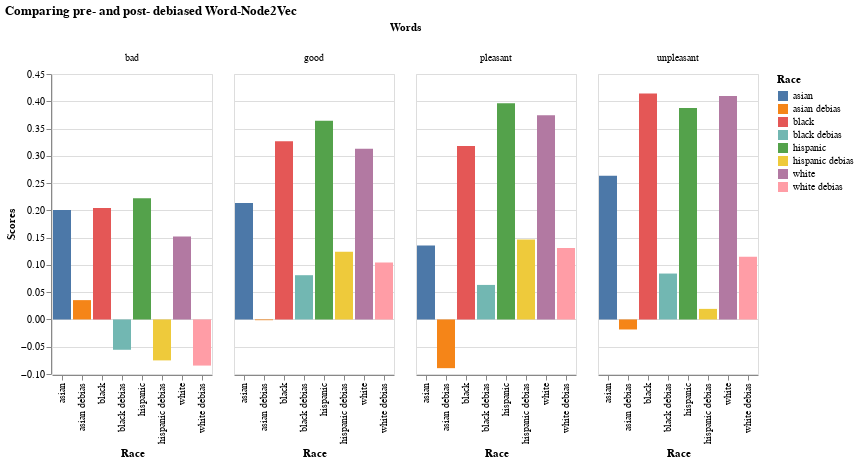

Notebook code cell kept with this figure:
### Code cell
race_sim_WN2V_all = attr_target_simScores_oneTable(Word_node2Vec,
                                                     Word_node2Vec_debias,
                                                     race,
                                                     'Race',
                                                     sentiment,
                                                     'Sentiment')

sim_eval_plot(race_sim_WN2V_all,
              x_alt= 'Race:N',
              y_alt= 'Scores:Q',
              color_alt= 'Race:N',
              column_alt= 'Words:N',
              title_string= 'Comparing pre- and post- debiased Word-Node2Vec'
)

### Figure 1 — Vega-Lite specification as saved in the notebook (floating-point values rounded to 4 significant figures)
{"config": {"view": {"continuousWidth": 400, "continuousHeight": 300}}, "data": {"name": "data-8ca4ee621720b1c42b8c5a2f1729401f"}, "mark": "bar", "encoding": {"color": {"type": "nominal", "field": "Race"}, "column": {"type": "nominal", "field": "Words"}, "x": {"type": "nominal", "field": "Race"}, "y": {"type": "quantitative", "field": "Scores"}}, "title": "Comparing pre- and post- debiased Word-Node2Vec", "$schema": "https://vega.github.io/schema/vega-lite/v4.8.1.json", "datasets": {"data-8ca4ee621720b1c42b8c5a2f1729401f": [{"Words": "good", "Scores": 0.3267, "Race": "black"}, {"Words": "good", "Scores": 0.08113, "Race": "black debias"}, {"Words": "bad", "Scores": 0.2043, "Race": "black"}, {"Words": "bad", "Scores": -0.05558, "Race": "black debias"}, {"Words": "pleasant", "Scores": 0.3182, "Race": "black"}, {"Words": "pleasant", "Scores": 0.06331, "Race": "black debias"}, {"Words": "unpleasant", "Scores": 0.4143, "Race": "black"}, {"Words": "unpleasant", "Scores": 0.08417, "Race": "black debias"}, {"Words": "good", "Scores": 0.3642, "Race": "hispanic"}, {"Words": "good", "Scores": 0.124, "Race": "hispanic debias"}, {"Words": "bad", "Scores": 0.2224, "Race": "hispanic"}, {"Words": "bad", "Scores": -0.07506, "Race": "hispanic debias"}, {"Words": "pleasant", "Scores": 0.3962, "Race": "hispanic"}, {"Words": "pleasant", "Scores": 0.1467, "Race": "hispanic debias"}, {"Words": "unpleasant", "Scores": 0.3876, "Race": "hispanic"}, {"Words": "unpleasant", "Scores": 0.01938, "Race": "hispanic debias"}, {"Words": "good", "Scores": 0.2134, "Race": "asian"}, {"Words": "good", "Scores": -0.001359, "Race": "asian debias"}, {"Words": "bad", "Scores": 0.2007, "Race": "asian"}, {"Words": "bad", "Scores": 0.03544, "Race": "asian debias"}, {"Words": "pleasant", "Scores": 0.1357, "Race": "asian"}, {"Words": "pleasant", "Scores": -0.08931, "Race": "asian debias"}, {"Words": "unpleasant", "Scores": 0.2635, "Race": "asian"}, {"Words": "unpleasant", "Scores": -0.01838, "Race": "asian debias"}, {"Words": "good", "Scores": 0.3132, "Race": "white"}, {"Words": "good", "Scores": 0.1045, "Race": "white debias"}, {"Words": "bad", "Scores": 0.1522, "Race": "white"}, {"Words": "bad", "Scores": -0.08455, "Race": "white debias"}, {"Words": "pleasant", "Scores": 0.3742, "Race": "white"}, {"Words": "pleasant", "Scores": 0.1311, "Race": "white debias"}, {"Words": "unpleasant", "Scores": 0.4098, "Race": "white"}, {"Words": "unpleasant", "Scores": 0.1151, "Race": "white debias"}]}}
